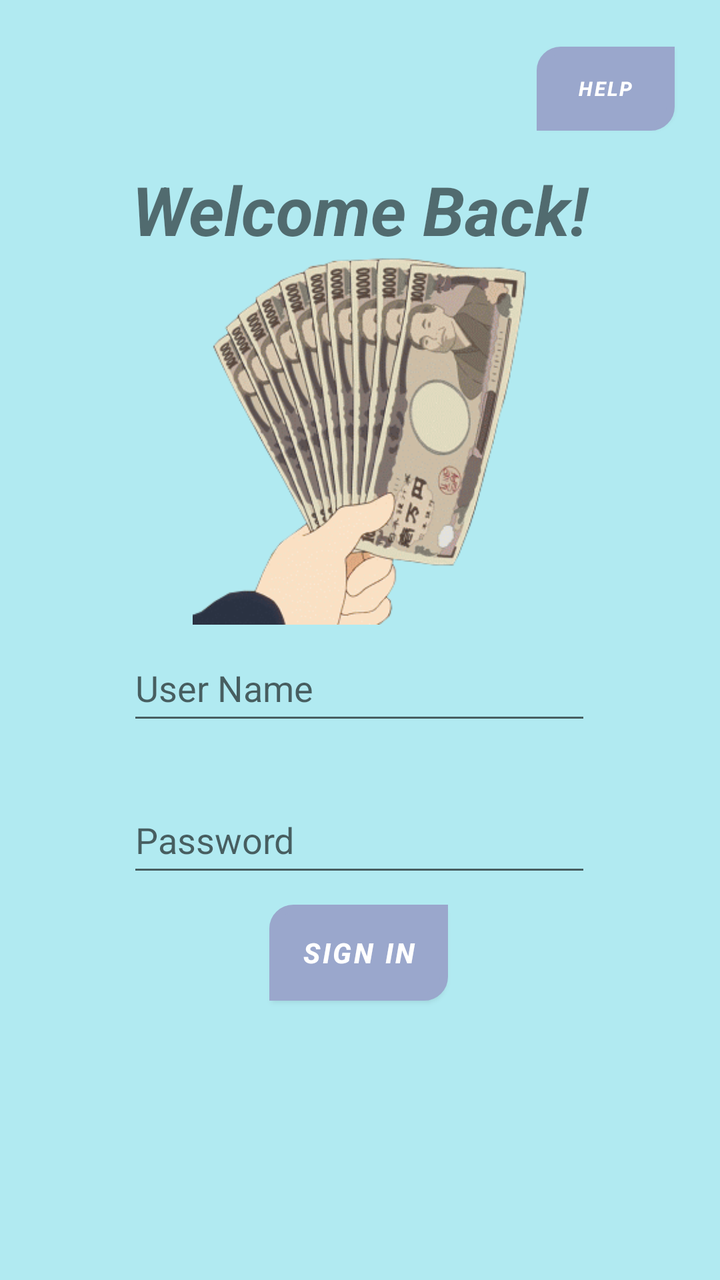
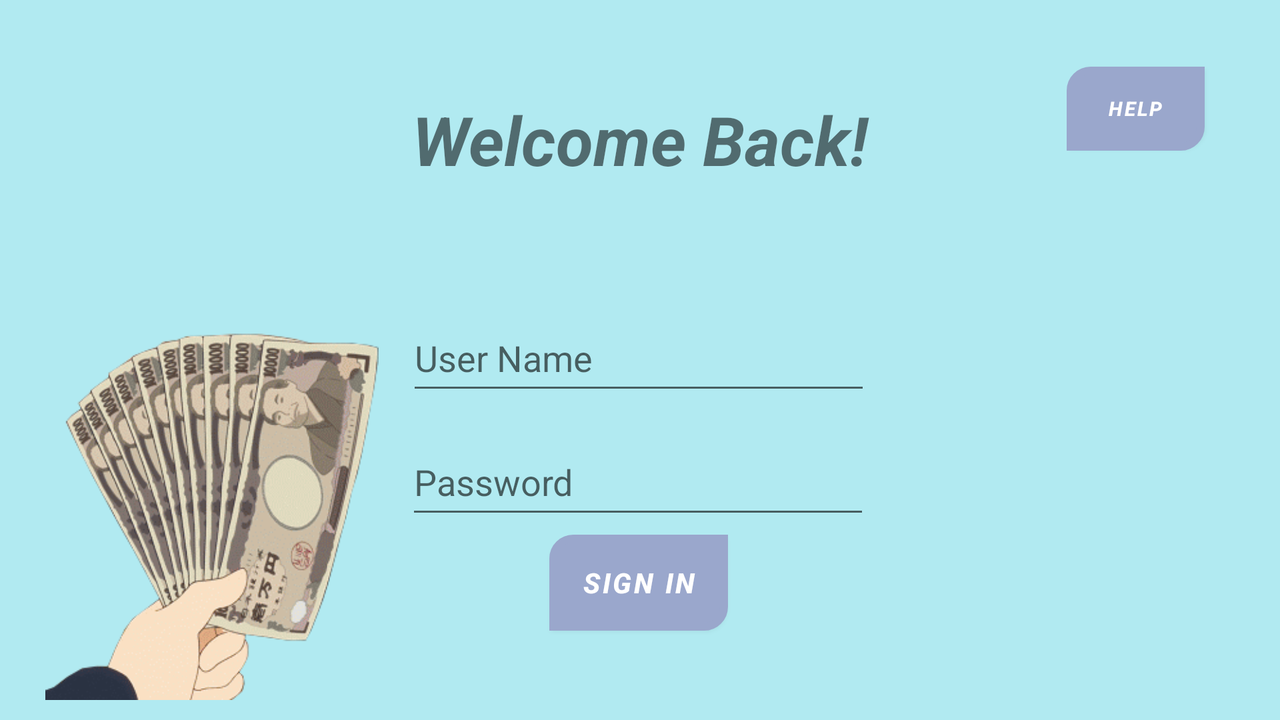

Two renders of one Android screen. The first uses the default layout on a phone; the second uses the alternative layout the repository ships for a different screen configuration, on a matching device. The two XML files are below.
<!-- AndroidManifest.xml: application theme Theme.CryptoConverter -->
<!-- res/layout/activity_signin.xml -->
<?xml version="1.0" encoding="utf-8"?>
<androidx.constraintlayout.widget.ConstraintLayout xmlns:android="http://schemas.android.com/apk/res/android"
    xmlns:app="http://schemas.android.com/apk/res-auto"
    xmlns:tools="http://schemas.android.com/tools"
    android:layout_width="match_parent"
    android:layout_height="match_parent"
    android:background="#B1EAF1"
    android:padding="10dp"
    tools:context=".SignIn">

    <TextView
        android:id="@+id/welcomeheader"
        android:layout_width="255dp"
        android:layout_height="45dp"
        android:text="Welcome Back!"
        android:textAlignment="center"
        android:textSize="34sp"
        android:textStyle="bold|italic"
        app:layout_constraintBottom_toBottomOf="parent"
        app:layout_constraintEnd_toEndOf="parent"
        app:layout_constraintStart_toStartOf="parent"
        app:layout_constraintTop_toTopOf="parent"
        app:layout_constraintVertical_bias="0.125" />

    <EditText
        android:id="@+id/username1"
        android:layout_width="232dp"
        android:layout_height="50dp"
        android:layout_marginTop="127dp"
        android:hint="User Name"
        app:layout_constraintBottom_toBottomOf="parent"
        app:layout_constraintEnd_toEndOf="parent"
        app:layout_constraintHorizontal_bias="0.497"
        app:layout_constraintStart_toStartOf="parent"
        app:layout_constraintTop_toTopOf="parent"
        app:layout_constraintVertical_bias="0.407" />

    <Button
        android:id="@+id/signin1"
        android:layout_width="wrap_content"
        android:layout_height="wrap_content"
        android:layout_marginBottom="112dp"
        android:background="@drawable/button_background"
        android:text="Sign in"
        android:textStyle="bold|italic"
        app:layout_constraintBottom_toBottomOf="parent"
        app:layout_constraintEnd_toEndOf="parent"
        app:layout_constraintHorizontal_bias="0.498"
        app:layout_constraintStart_toStartOf="parent"
        app:layout_constraintTop_toBottomOf="@+id/password1"
        app:layout_constraintVertical_bias="0.333" />

    <EditText
        android:id="@+id/password1"
        android:layout_width="232dp"
        android:layout_height="50dp"
        android:hint="Password"
        app:layout_constraintBottom_toBottomOf="parent"
        app:layout_constraintEnd_toEndOf="parent"
        app:layout_constraintHorizontal_bias="0.497"
        app:layout_constraintStart_toStartOf="parent"
        app:layout_constraintTop_toBottomOf="@+id/username1"
        app:layout_constraintVertical_bias="0.122" />

    <Button
        android:id="@+id/questions"
        android:layout_width="69dp"
        android:layout_height="42dp"
        android:text="Help"
        android:textStyle="bold|italic"
        android:background="@drawable/button_background"
        android:textSize="10sp"
        app:layout_constraintBottom_toBottomOf="parent"
        app:layout_constraintEnd_toEndOf="parent"
        app:layout_constraintHorizontal_bias="0.953"
        app:layout_constraintStart_toStartOf="parent"
        app:layout_constraintTop_toTopOf="parent"
        app:layout_constraintVertical_bias="0.023" />

    <ImageView
        android:id="@+id/imageView2"
        android:layout_width="192dp"
        android:layout_height="187dp"
        app:layout_constraintBottom_toBottomOf="parent"
        app:layout_constraintEnd_toEndOf="parent"
        app:layout_constraintHorizontal_bias="0.497"
        app:layout_constraintStart_toStartOf="parent"
        app:layout_constraintTop_toTopOf="parent"
        app:layout_constraintVertical_bias="0.266"
        app:srcCompat="@drawable/cashmoney" />

</androidx.constraintlayout.widget.ConstraintLayout>
<!-- resources referenced by this layout -->
<resources>
  <!-- drawable button_background (drawable) -->
  <?xml version="1.0" encoding="utf-8"?>
  <shape xmlns:android="http://schemas.android.com/apk/res/android">
  
      <solid android:color="#FFFFFF"></solid>
      <corners android:topLeftRadius="10dp"
          android:bottomRightRadius="10dp"></corners>
      <stroke android:color="@color/black"
          android:width="4dp">
      </stroke>
  
  </shape>
  <!-- drawable cashmoney: png bitmap (drawable, 131641 bytes) -->
  <style name="Theme.CryptoConverter" parent="Theme.MaterialComponents.DayNight.NoActionBar">
          
          <item name="colorPrimary">#9AA7CC</item>
          <item name="colorPrimaryVariant">@color/purple_700</item>
          <item name="colorOnPrimary">@color/white</item>
          
          <item name="colorSecondary">@color/teal_200</item>
          <item name="colorSecondaryVariant">@color/teal_700</item>
          <item name="colorOnSecondary">@color/black</item>
          
          <item name="android:windowIsTranslucent">false</item>
          <item name="android:windowCloseOnTouchOutside">true</item>
      </style>
  <color name="black">#FF000000</color>
  <color name="purple_700">#9AA7CC</color>
  <color name="white">#FFFFFFFF</color>
  <color name="teal_200">#FF03DAC5</color>
  <color name="teal_700">#FF018786</color>
</resources>
<!-- res/layout-land/activity_signin.xml (the repository's variant of the layout above) -->
<!-- drawn on the phone turned sideways -->
<?xml version="1.0" encoding="utf-8"?>
<androidx.constraintlayout.widget.ConstraintLayout xmlns:android="http://schemas.android.com/apk/res/android"
    xmlns:app="http://schemas.android.com/apk/res-auto"
    xmlns:tools="http://schemas.android.com/tools"
    android:layout_width="match_parent"
    android:layout_height="match_parent"
    android:background="#B1EAF1"
    android:padding="10dp"
    tools:context=".SignIn">

    <TextView
        android:id="@+id/welcomeheader"
        android:layout_width="255dp"
        android:layout_height="45dp"
        android:text="Welcome Back!"
        android:textAlignment="center"
        android:textSize="34sp"
        android:textStyle="bold|italic"
        app:layout_constraintBottom_toBottomOf="parent"
        app:layout_constraintEnd_toEndOf="parent"
        app:layout_constraintStart_toStartOf="parent"
        app:layout_constraintTop_toTopOf="parent"
        app:layout_constraintVertical_bias="0.125" />

    <EditText
        android:id="@+id/username1"
        android:layout_width="232dp"
        android:layout_height="50dp"
        android:layout_marginTop="127dp"
        android:hint="User Name"
        app:layout_constraintBottom_toBottomOf="parent"
        app:layout_constraintEnd_toEndOf="parent"
        app:layout_constraintHorizontal_bias="0.498"
        app:layout_constraintStart_toStartOf="parent"
        app:layout_constraintTop_toTopOf="parent"
        app:layout_constraintVertical_bias="0.094" />

    <Button
        android:id="@+id/signin1"
        android:layout_width="wrap_content"
        android:layout_height="wrap_content"
        android:background="@drawable/button_background"
        android:text="Sign in"
        android:textStyle="bold|italic"
        app:layout_constraintBottom_toBottomOf="parent"
        app:layout_constraintEnd_toEndOf="parent"
        app:layout_constraintHorizontal_bias="0.499"
        app:layout_constraintStart_toStartOf="parent"
        app:layout_constraintTop_toTopOf="parent"
        app:layout_constraintVertical_bias="0.881" />

    <EditText
        android:id="@+id/password1"
        android:layout_width="232dp"
        android:layout_height="50dp"
        android:hint="Password"
        app:layout_constraintBottom_toBottomOf="parent"
        app:layout_constraintEnd_toEndOf="parent"
        app:layout_constraintHorizontal_bias="0.497"
        app:layout_constraintStart_toStartOf="parent"
        app:layout_constraintTop_toBottomOf="@+id/username1"
        app:layout_constraintVertical_bias="0.122" />

    <Button
        android:id="@+id/questions"
        android:layout_width="69dp"
        android:layout_height="42dp"
        android:background="@drawable/button_background"
        android:text="Help"
        android:textSize="10sp"
        android:textStyle="bold|italic"
        app:layout_constraintBottom_toBottomOf="parent"
        app:layout_constraintEnd_toEndOf="parent"
        app:layout_constraintHorizontal_bias="0.95"
        app:layout_constraintStart_toStartOf="parent"
        app:layout_constraintTop_toTopOf="parent"
        app:layout_constraintVertical_bias="0.078" />

    <ImageView
        android:id="@+id/imageView2"
        android:layout_width="192dp"
        android:layout_height="187dp"
        app:layout_constraintBottom_toBottomOf="parent"
        app:layout_constraintEnd_toEndOf="parent"
        app:layout_constraintHorizontal_bias="0.0"
        app:layout_constraintStart_toStartOf="parent"
        app:layout_constraintTop_toTopOf="parent"
        app:layout_constraintVertical_bias="1.0"
        app:srcCompat="@drawable/cashmoney" />

</androidx.constraintlayout.widget.ConstraintLayout>
